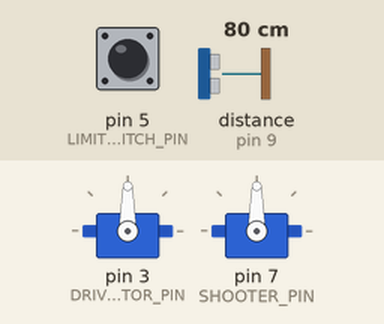
Simulated run of this sketch. Board: Arduino Uno, built with avr-gcc and run on an emulated ATmega328P. Parts: 2 × servo. Wiring (inferred from the names in the program): ultrasonic range finder: trigger pin 10; echo pin 9. The test bench sets the inputs (shaded band); at power-on: pin 5 (LIMIT_SWITCH_PIN) HIGH, distance to the obstacle (sensor on pin 9) 80 cm. The echo pulse lasts 58.3 µs per cm; what the sketch prints to the serial monitor is not drawn.

Above: at 1.2 s.
1.3 s: pin 5 (LIMIT_SWITCH_PIN) pulled LOW for 0.15 s
At 2.1 s:
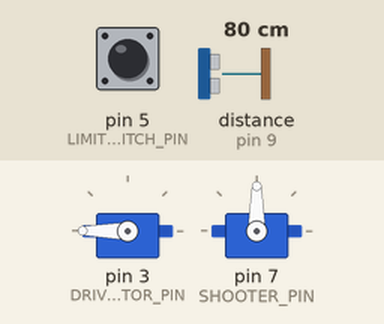
2.9 s: distance to the obstacle (sensor on pin 9) set to 18 cm
4.4 s: distance to the obstacle (sensor on pin 9) set to 13 cm
At 6.1 s:
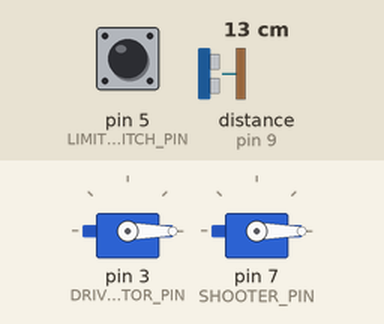
6.4 s: pin 5 (LIMIT_SWITCH_PIN) pulled LOW for 1 s
At 7.0 s:
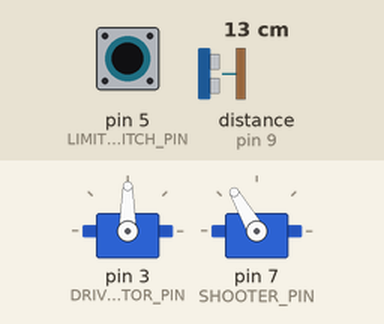
9.4 s: pin 5 (LIMIT_SWITCH_PIN) pulled LOW for 3.2 s
At 10.5 s:
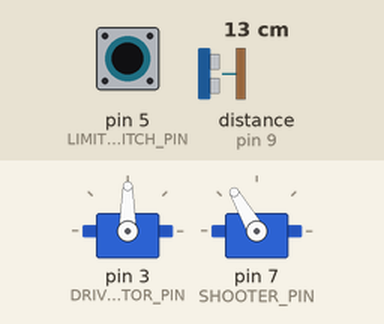
Timing chart, 0 to 14.9 s (numbered marks = the images above; inputs shaded):
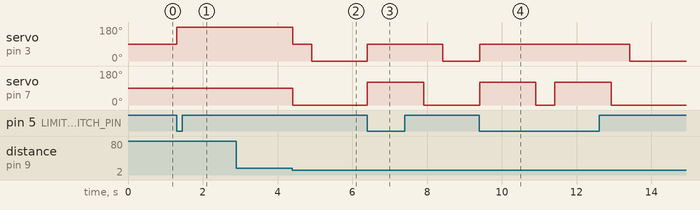

Measured:
- the behaviour switches between 16 and 15 cm on distance to the obstacle (sensor on pin 9) (found by bisection; images 1 and 2)
- after the input at 1.3 s, servo on pin 3 (DRIVE_MOTOR_PIN): 90° → 180° at once
- after the input at 4.4 s, servo on pin 3 (DRIVE_MOTOR_PIN): 180° → 90° at once, → 0° 0.50 s later; servo on pin 7 (SHOOTER_PIN): 90° → 0° at once
- after the input at 6.4 s, servo on pin 3 (DRIVE_MOTOR_PIN): 0° → 90° at once, → 0° 2.0 s later; servo on pin 7 (SHOOTER_PIN): 0° → 120° at once, → 0° 1.5 s later
- after the input at 9.4 s, servo on pin 3 (DRIVE_MOTOR_PIN): 0° → 90° at once, → 0° 4.0 s later; servo on pin 7 (SHOOTER_PIN): alternates 120° for 1.5 s and 0° for 0.51 s, starting at once

The sketch:

2C04_Project_code.ino
```cpp
// Arduino libraries
#include <Servo.h>

// Arduino pin definitions

#define ECHO_PIN 9 // Attach pin D2 Arduino to pin Echo of Ultrasonic 1
#define TRIG_PIN 10 // Attach pin D3 Arduino to pin Trig of Ultrasonic 1

const int DRIVE_MOTOR_PIN = 3;      //Servo 1 Pin 5
const int SHOOTER_PIN = 7;      //Servo 2 Pin 6
const int LIMIT_SWITCH_PIN = 5;       // Limit Switch 1 Pin 7

// Variable definitions
// State definitions
const int IDLE = 0;
const int DRIVE = 1;
const int REVERSE = 2;
const int SHOOT = 3;
const int RELOAD = 4;
const int SET_POS = 5;

// Max run time in millis
const unsigned int MAX_TIME = 1 * 60 * 1000 + 500;

// Ultrasonic sensor variables
int distance = 0;     // Variable for distance measurement of Ultrasonic 1

// Timer variables
unsigned long previous_millis = 0;
unsigned long timer_sh = 0;
unsigned long timer_re = 0;
unsigned long timer_full = 0;
unsigned long full_prev_m = 0;
// unsigned long timer_delay;

// Servo Initialization
Servo DriveMotor;                     //Servo 1 initialize
Servo Shooter;                         //Servo 2 initialize

// Set the start state for the robot
int current_state = IDLE;

void setup() {
  // Ultrasonic 1 pin declarations
  pinMode(TRIG_PIN, OUTPUT); // Sets the trigPin as an OUTPUT
  pinMode(ECHO_PIN, INPUT);
  // Servos pin declarations
  DriveMotor.attach(DRIVE_MOTOR_PIN);
  Shooter.attach(SHOOTER_PIN);

  // Limit switches pin declarations
  pinMode(LIMIT_SWITCH_PIN, INPUT_PULLUP);

  // Serial port declaration
  Serial.begin(9600);
}

void loop() {
  distance = GetDistance();
  Serial.println(distance);
  // Update current time
  unsigned long current_millis = millis();

  // Update full timer
  timer_full = current_millis - full_prev_m;

  // State machine
  switch (current_state) {
    case IDLE:
      DriveVelocity(0);
      break;

    case DRIVE:
      DriveVelocity(1);
      break;

    case REVERSE:
      DriveVelocity(-1);
      break;

    case SHOOT:
      DriveVelocity(0);
      Shoot();
      timer_sh = current_millis - previous_millis;

      break;

    case RELOAD:
      DriveVelocity(0);
      Reload();
      timer_re = current_millis - previous_millis;
      break;
  }

  // State machine switcher
  if (current_state == IDLE && digitalRead(LIMIT_SWITCH_PIN) == LOW) {
    // If robot is idle and limit switched is pressed switch to drive
    current_state = DRIVE;

    // Reset run timer when limit switch is pressed
    full_prev_m = millis();
  }
  else if (current_state == DRIVE && distance < 15) {
    // If robot reaches barrier switch to shoot
    current_state = SHOOT;
    previous_millis = millis();
  }
  else if (current_state == SHOOT && timer_sh > 500) {
    // Wait a time before switching to reverse
    current_state = REVERSE;
  }
  else if (current_state == REVERSE && digitalRead(LIMIT_SWITCH_PIN) == LOW) {
    current_state = RELOAD;
    previous_millis = millis();
  }
  else if (current_state == RELOAD && timer_re > 1500) {
    current_state = DRIVE;
  }

  if (timer_full > MAX_TIME) {
    Serial.println("TIME OVER");
    // Go to idle when the timer is done
    current_state = IDLE;
  }

}

int DriveVelocity(long vel) {
  vel = 90 * (vel + 1);
  DriveMotor.write(vel);
}

int GetDistance() {
  long duration;
  int distance;
  // Sample code for ultrasonic sensor 1
  digitalWrite(TRIG_PIN, LOW);
  delayMicroseconds(2);

  //Sets the trigPin HIGH (ACTIVE) for 10 microseconds
  digitalWrite(TRIG_PIN, HIGH);
  delayMicroseconds(10);
  digitalWrite(TRIG_PIN, LOW);

  //Reads the echoPin, returns the sound wave travel time in microseconds
  duration = pulseIn(ECHO_PIN, HIGH);

  //Calculating the distance
  distance = duration * 0.034 / 2;

  return distance;
}

void Shoot() {
  // Shoot ping pong ball
  Shooter.write(0);
}

void Reload() {
  // Reload shooting mechanism
  Shooter.write(120);
}
```
